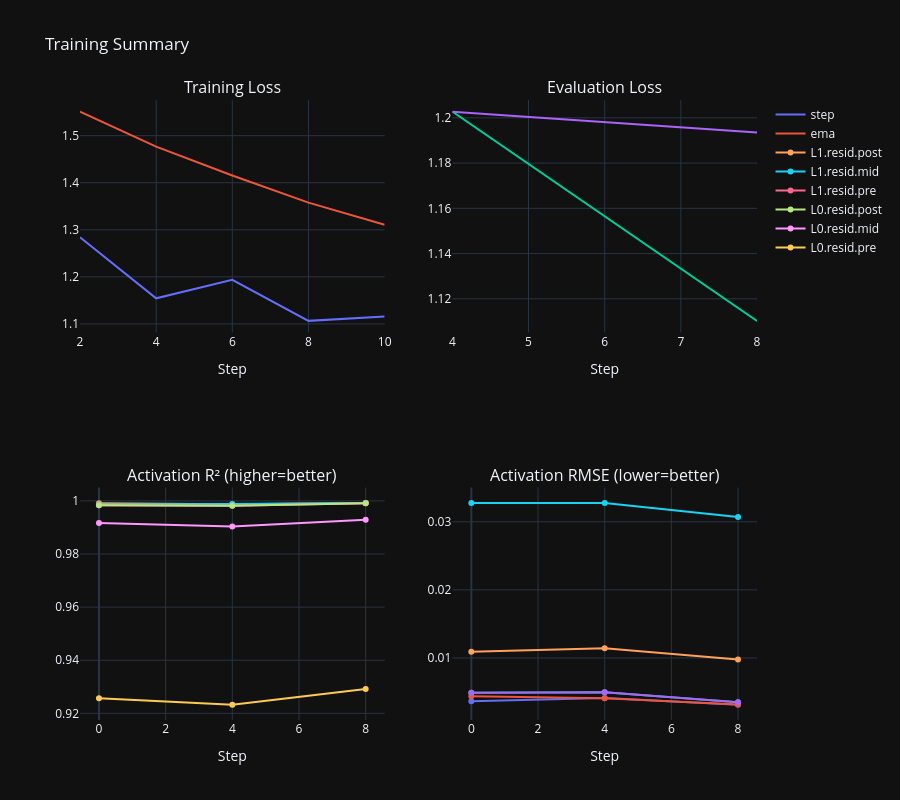

The notebook cell saved with this chart:
### Markdown cell above
## Run: test_20260115_135544

**ID:** `f555395b...` | **Status:** FINISHED | **Started:** 2026-01-15 13:55:45.839000+00:00

### Code cell
# Summary plots for test_20260115_135544
metric_data = {"eval/loss/progress_to_optimal": {"steps": [4, 8], "values": [1.0, 0.9230945197042504]}, "eval/loss/ema": {"steps": [4, 8], "values": [1.2027437686920166, 1.1934940099716187]}, "eval/loss/min": {"steps": [4, 8], "values": [1.2027437686920166, 1.110246181488037]}, "eval/loss/step": {"steps": [4, 8], "values": [1.2027437686920166, 1.110246181488037]}, "model/max_params_distance": {"steps": [4, 8], "values": [0.8175227046012878, 1.1879864931106567]}, "model/params_distance": {"steps": [4, 8], "values": [0.8175227046012878, 1.1879864931106567]}, "model/params_norm": {"steps": [4, 8], "values": [36.34717559814453, 36.35121154785156]}, "loss/progress_to_optimal": {"steps": [2, 4, 6, 8, 10], "values": [0.8124902055569843, 0.7303238218199452, 0.7550785930994331, 0.6999598795481472, 0.7058991392956447]}, "loss/ema": {"steps": [2, 4, 6, 8, 10], "values": [1.5510834097862243, 1.476848749756813, 1.4152783849203587, 1.3576470305199266, 1.3105744445956369]}, "loss/min": {"steps": [2, 4, 6, 8, 10], "values": [1.2843223810195923, 1.1544400453567505, 1.1074872016906738, 1.1064430475234985, 1.1033023595809937]}, "loss/step": {"steps": [2, 4, 6, 8, 10], "values": [1.2843223810195923, 1.1544400453567505, 1.1935704946517944, 1.1064430475234985, 1.1158313751220703]}, "cum/param_update": {"steps": [4, 8], "values": [0.8980800062417984, 1.3680481389164925]}, "cum/fisher_proxy": {"steps": [4, 8], "values": [13611.60270636555, 16167.753684190124]}, "cum/gradient_signal": {"steps": [4, 8], "values": [2.9891467666625977, 4.381548957824707]}, "cum/lr_weighted_tokens": {"steps": [2, 4, 6, 8, 10], "values": [0.48, 0.96, 1.44, 1.92, 2.4000000000000004]}, "cum/tokens_per_second": {"steps": [2, 4, 6, 8, 10], "values": [48.978688861632364, 97.09296204448745, 111.26814618095315, 147.19468899879834, 144.74452026707064]}, "cum/tokens": {"steps": [2, 4, 6, 8, 10], "values": [480.0, 960.0, 1440.0, 1920.0, 2400.0]}, "step/param_update": {"steps": [4, 8], "values": [0.16086691617965698, 0.10216178745031357]}, "step/fisher_proxy": {"steps": [4, 8], "values": [242.7366005513386, 71.64047335005307]}, "step/gradient_signal": {"steps": [4, 8], "values": [0.24136442184448245, 0.1311248016357422]}, "step/lr_weighted_tokens": {"steps": [2, 4, 6, 8, 10], "values": [0.24, 0.24, 0.24, 0.24, 0.24]}, "step/tokens_per_second": {"steps": [2, 4, 6, 8, 10], "values": [48.978688861632364, 5501.387926417384, 157.15662300740718, 4694.853646251143, 135.70862293152575]}, "step/tokens": {"steps": [2, 4, 6, 8, 10], "values": [240.0, 240.0, 240.0, 240.0, 240.0]}, "step/learning_rate": {"steps": [2, 4, 6, 8, 10], "values": [0.001, 0.001, 0.001, 0.001, 0.001]}, "activations/regression/dist/L1.resid.post": {"steps": [0, 4, 8], "values": [0.0007553267059847713, 0.0008549545891582966, 0.0006057144491933286]}, "activations/regression/dist/L1.resid.mid": {"steps": [0, 4, 8], "values": [0.0010705566965043545, 0.0007772999233566225, 0.0006964117055758834]}, "activations/regression/dist/L1.resid.pre": {"steps": [0, 4, 8], "values": [0.001112586003728211, 0.0009617741452530026, 0.0006132271373644471]}, "activations/regression/dist/L0.resid.post": {"steps": [0, 4, 8], "values": [0.001112586003728211, 0.0009617741452530026, 0.0006132271373644471]}, "activations/regression/dist/L0.resid.mid": {"steps": [0, 4, 8], "values": [0.005439717788249254, 0.0057168700732290745, 0.00424876669421792]}, "activations/regression/dist/L0.resid.pre": {"steps": [0, 4, 8], "values": [0.022820226848125458, 0.021710503846406937, 0.02047768235206604]}, "activations/regression/mae/L1.resid.post": {"steps": [0, 4, 8], "values": [0.0003935179556719959, 0.0004393498820718378, 0.0003140644694212824]}, "activations/regression/mae/L1.resid.mid": {"steps": [0, 4, 8], "values": [0.0005608904175460339, 0.0004033526638522744, 0.00036038027610629797]}, "activations/regression/mae/L1.resid.pre": {"steps": [0, 4, 8], "values": [0.0005830274894833565, 0.000495816464535892, 0.0003200350911356509]}, "activations/regression/mae/L0.resid.post": {"steps": [0, 4, 8], "values": [0.0005830274894833565, 0.000495816464535892, 0.0003200350911356509]}, "activations/regression/mae/L0.resid.mid": {"steps": [0, 4, 8], "values": [0.0028581423684954643, 0.0029966100119054317, 0.0021736787166446447]}, "activations/regression/mae/L0.resid.pre": {"steps": [0, 4, 8], "values": [0.011885727755725384, 0.011348113417625427, 0.010817381553351879]}, "activations/regression/rmse/L1.resid.post": {"steps": [0, 4, 8], "values": [0.0036300928331911564, 0.0041131568141281605, 0.00314540509134531]}, "activations/regression/rmse/L1.resid.mid": {"steps": [0, 4, 8], "values": [0.004381054081022739, 0.0040998696349561214, 0.0031773317605257034]}, "activations/regression/rmse/L1.resid.pre": {"steps": [0, 4, 8], "values": [0.00487943273037672, 0.004948670044541359, 0.0034923104103654623]}, "activations/regression/rmse/L0.resid.post": {"steps": [0, 4, 8], "values": [0.00487943273037672, 0.004948670044541359, 0.0034923104103654623]}, "activations/regression/rmse/L0.resid.mid": {"steps": [0, 4, 8], "values": [0.010901684872806072, 0.011439317837357521, 0.00977298617362976]}, "activations/regression/rmse/L0.resid.pre": {"steps": [0, 4, 8], "values": [0.03277423605322838, 0.032752446830272675, 0.030703533440828323]}, "activations/regression/r2/L1.resid.post": {"steps": [0, 4, 8], "values": [0.9990922989796264, 0.9987502771538687, 0.9992510766297212]}, "activations/regression/r2/L1.resid.mid": {"steps": [0, 4, 8], "values": [0.9986666037347092, 0.9987849833855369, 0.9992399078515546]}, "activations/regression/r2/L1.resid.pre": {"steps": [0, 4, 8], "values": [0.9983539087791887, 0.9982035208344275, 0.9990834733013995]}, "activations/regression/r2/L0.resid.post": {"steps": [0, 4, 8], "values": [0.9983539087791887, 0.9982035208344275, 0.9990834733013995]}, "activations/regression/r2/L0.resid.mid": {"steps": [0, 4, 8], "values": [0.991676008577003, 0.9903581884472394, 0.9928600318801627]}, "activations/regression/r2/L0.resid.pre": {"steps": [0, 4, 8], "values": [0.9256570131030375, 0.9232925848931179, 0.9291479253635198]}, "system/network_transmit_megabytes": {"steps": [0, 1, 2, 3, 4, 5, 6, 7, 8, 9, 10, 11], "values": [0.0024329999999963547, 0.3252570000000077, 0.41875500000000443, 0.5236919999999969, 1.0124190000000084, 1.2234600000000029, 1.4558070000000072, 1.4916620000000052, 1.557857999999996, 1.6061240000000083, 1.7810360000000003, 2.1526780000000088]}, "system/network_receive_megabytes": {"steps": [0, 1, 2, 3, 4, 5, 6, 7, 8, 9, 10, 11], "values": [0.0026180000004387693, 0.24329800000123214, 0.3545650000014575, 0.464337000001251, 0.9014569999999367, 1.1343699999997625, 1.2677490000005491, 1.305850000000646, 1.3760250000013912, 1.4588039999998728, 1.640376000001197, 1.941580000000613]}, "system/disk_available_megabytes": {"steps": [0, 1, 2, 3, 4, 5, 6, 7, 8, 9, 10, 11], "values": [106574.6, 106574.5, 106567.7, 106567.3, 106567.3, 106567.3, 106567.3, 106567.3, 106567.3, 106567.3, 106567.3, 106567.3]}, "system/disk_usage_megabytes": {"steps": [0, 1, 2, 3, 4, 5, 6, 7, 8, 9, 10, 11], "values": [799.6, 799.7, 806.4, 806.9, 806.9, 806.9, 806.9, 806.9, 806.9, 806.9, 806.9, 806.9]}, "system/disk_usage_percentage": {"steps": [0, 1, 2, 3, 4, 5, 6, 7, 8, 9, 10, 11], "values": [0.7, 0.7, 0.8, 0.8, 0.8, 0.8, 0.8, 0.8, 0.8, 0.8, 0.8, 0.8]}, "system/system_memory_usage_percentage": {"steps": [0, 1, 2, 3, 4, 5, 6, 7, 8, 9, 10, 11], "values": [8.5, 8.6, 8.6, 8.6, 8.7, 8.7, 8.7, 8.7, 8.7, 8.7, 8.7, 8.7]}, "system/system_memory_usage_megabytes": {"steps": [0, 1, 2, 3, 4, 5, 6, 7, 8, 9, 10, 11], "values": [45885.5, 46675.0, 46322.8, 46739.9, 46869.7, 46924.8, 47121.1, 47251.1, 47282.1, 47297.1, 47305.3, 47095.1]}, "system/cpu_utilization_percentage": {"steps": [0, 1, 2, 3, 4, 5, 6, 7, 8, 9, 10, 11], "values": [25.0, 9.5, 9.0, 7.4, 7.5, 8.2, 7.1, 7.3, 7.3, 7.1, 7.7, 8.0]}}

fig = make_subplots(
    rows=2, cols=2,
    subplot_titles=('Training Loss', 'Evaluation Loss', 'Activation R² (higher=better)', 'Activation RMSE (lower=better)')
)

# Training Loss
for name in ['loss/step', 'loss/ema', 'loss/ma']:
    if name in metric_data:
        fig.add_trace(go.Scatter(
            x=metric_data[name]['steps'], y=metric_data[name]['values'],
            name=name.split('/')[-1], mode='lines'
        ), row=1, col=1)

# Eval Loss
for name in ['eval/loss/step', 'eval/loss/ema', 'eval/loss/ma']:
    if name in metric_data:
        fig.add_trace(go.Scatter(
            x=metric_data[name]['steps'], y=metric_data[name]['values'],
            name=name.split('/')[-1], mode='lines', showlegend=False
        ), row=1, col=2)

# R² metrics
r2_metrics = [m for m in metric_data.keys() if 'regression/r2/' in m]
for name in r2_metrics:
    fig.add_trace(go.Scatter(
        x=metric_data[name]['steps'], y=metric_data[name]['values'],
        name=name.split('/')[-1], mode='lines+markers'
    ), row=2, col=1)

# RMSE metrics
rmse_metrics = [m for m in metric_data.keys() if 'regression/rmse/' in m]
for name in rmse_metrics:
    fig.add_trace(go.Scatter(
        x=metric_data[name]['steps'], y=metric_data[name]['values'],
        name=name.split('/')[-1], mode='lines+markers', showlegend=False
    ), row=2, col=2)

fig.update_layout(
    height=800,
    template=plotly_template,
    title_text="Training Summary",
    hovermode='x unified'
)
fig.update_xaxes(title_text="Step")
fig.show()

### Figure 1 — Plotly figure (JSON) as saved in the notebook; plotly's stock layout.template omitted (floating-point values rounded to 4 significant figures)
{"data": [{"mode": "lines", "name": "step", "type": "scatter", "x": [2, 4, 6, 8, 10], "xaxis": "x", "y": [1.284, 1.154, 1.194, 1.106, 1.116], "yaxis": "y"}, {"mode": "lines", "name": "ema", "type": "scatter", "x": [2, 4, 6, 8, 10], "xaxis": "x", "y": [1.551, 1.477, 1.415, 1.358, 1.311], "yaxis": "y"}, {"mode": "lines", "name": "step", "showlegend": false, "type": "scatter", "x": [4, 8], "xaxis": "x2", "y": [1.203, 1.11], "yaxis": "y2"}, {"mode": "lines", "name": "ema", "showlegend": false, "type": "scatter", "x": [4, 8], "xaxis": "x2", "y": [1.203, 1.193], "yaxis": "y2"}, {"mode": "lines+markers", "name": "L1.resid.post", "type": "scatter", "x": [0, 4, 8], "xaxis": "x3", "y": [0.9991, 0.9988, 0.9993], "yaxis": "y3"}, {"mode": "lines+markers", "name": "L1.resid.mid", "type": "scatter", "x": [0, 4, 8], "xaxis": "x3", "y": [0.9987, 0.9988, 0.9992], "yaxis": "y3"}, {"mode": "lines+markers", "name": "L1.resid.pre", "type": "scatter", "x": [0, 4, 8], "xaxis": "x3", "y": [0.9984, 0.9982, 0.9991], "yaxis": "y3"}, {"mode": "lines+markers", "name": "L0.resid.post", "type": "scatter", "x": [0, 4, 8], "xaxis": "x3", "y": [0.9984, 0.9982, 0.9991], "yaxis": "y3"}, {"mode": "lines+markers", "name": "L0.resid.mid", "type": "scatter", "x": [0, 4, 8], "xaxis": "x3", "y": [0.9917, 0.9904, 0.9929], "yaxis": "y3"}, {"mode": "lines+markers", "name": "L0.resid.pre", "type": "scatter", "x": [0, 4, 8], "xaxis": "x3", "y": [0.9257, 0.9233, 0.9291], "yaxis": "y3"}, {"mode": "lines+markers", "name": "L1.resid.post", "showlegend": false, "type": "scatter", "x": [0, 4, 8], "xaxis": "x4", "y": [0.00363, 0.004113, 0.003145], "yaxis": "y4"}, {"mode": "lines+markers", "name": "L1.resid.mid", "showlegend": false, "type": "scatter", "x": [0, 4, 8], "xaxis": "x4", "y": [0.004381, 0.0041, 0.003177], "yaxis": "y4"}, {"mode": "lines+markers", "name": "L1.resid.pre", "showlegend": false, "type": "scatter", "x": [0, 4, 8], "xaxis": "x4", "y": [0.004879, 0.004949, 0.003492], "yaxis": "y4"}, {"mode": "lines+markers", "name": "L0.resid.post", "showlegend": false, "type": "scatter", "x": [0, 4, 8], "xaxis": "x4", "y": [0.004879, 0.004949, 0.003492], "yaxis": "y4"}, {"mode": "lines+markers", "name": "L0.resid.mid", "showlegend": false, "type": "scatter", "x": [0, 4, 8], "xaxis": "x4", "y": [0.0109, 0.01144, 0.009773], "yaxis": "y4"}, {"mode": "lines+markers", "name": "L0.resid.pre", "showlegend": false, "type": "scatter", "x": [0, 4, 8], "xaxis": "x4", "y": [0.03277, 0.03275, 0.0307], "yaxis": "y4"}], "layout": {"annotations": [{"font": {"size": 16}, "showarrow": false, "text": "Training Loss", "x": 0.225, "xanchor": "center", "xref": "paper", "y": 1.0, "yanchor": "bottom", "yref": "paper"}, {"font": {"size": 16}, "showarrow": false, "text": "Evaluation Loss", "x": 0.775, "xanchor": "center", "xref": "paper", "y": 1.0, "yanchor": "bottom", "yref": "paper"}, {"font": {"size": 16}, "showarrow": false, "text": "Activation R² (higher=better)", "x": 0.225, "xanchor": "center", "xref": "paper", "y": 0.375, "yanchor": "bottom", "yref": "paper"}, {"font": {"size": 16}, "showarrow": false, "text": "Activation RMSE (lower=better)", "x": 0.775, "xanchor": "center", "xref": "paper", "y": 0.375, "yanchor": "bottom", "yref": "paper"}], "height": 800, "hovermode": "x unified", "title": {"text": "Training Summary"}, "xaxis": {"anchor": "y", "domain": [0.0, 0.45], "title": {"text": "Step"}}, "xaxis2": {"anchor": "y2", "domain": [0.55, 1.0], "title": {"text": "Step"}}, "xaxis3": {"anchor": "y3", "domain": [0.0, 0.45], "title": {"text": "Step"}}, "xaxis4": {"anchor": "y4", "domain": [0.55, 1.0], "title": {"text": "Step"}}, "yaxis": {"anchor": "x", "domain": [0.625, 1.0]}, "yaxis2": {"anchor": "x2", "domain": [0.625, 1.0]}, "yaxis3": {"anchor": "x3", "domain": [0.0, 0.375]}, "yaxis4": {"anchor": "x4", "domain": [0.0, 0.375]}}}
